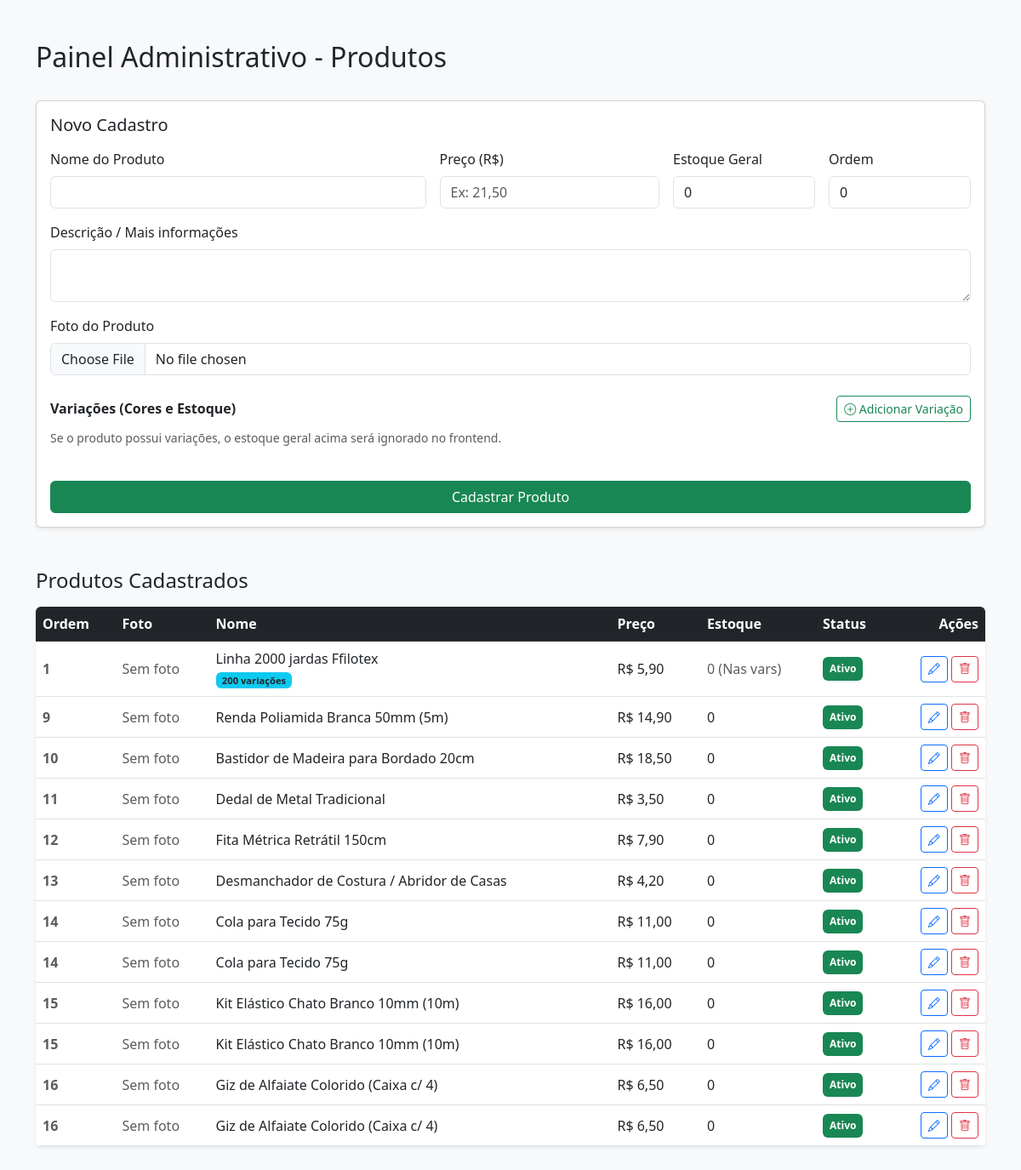
/admin.php (signed in), run on the app's committed database.
### tables this page shows
CREATE TABLE `produtos` (
  `id` int(11) NOT NULL,
  `nome` varchar(255) NOT NULL,
  `preco` decimal(10,2) NOT NULL,
  `descricao` text DEFAULT NULL,
  `imagem` varchar(255) DEFAULT NULL,
  `categoria_id` int(11) DEFAULT NULL,
  `ativo` tinyint(1) DEFAULT 1,
  `ordem` int(11) DEFAULT 0,
  `estoque` int(11) NOT NULL DEFAULT 0
);

### admin.php (the view, shortened to what this page needs)
<?php
include "config/conexao.php";
$prod_edit = null;
?>
<!DOCTYPE html>
<html lang="pt-BR">
<head>
    <link href="https://cdn.jsdelivr.net/npm/bootstrap@5.3.0/dist/css/bootstrap.min.css" rel="stylesheet">
    <link rel="stylesheet" href="https://cdn.jsdelivr.net/npm/bootstrap-icons@1.11.3/font/bootstrap-icons.min.css">
</head>
<body class="bg-light">
<div class="container py-5">
    <div class="d-flex justify-content-between align-items-center mb-4">
        <h2>Painel Administrativo - Produtos</h2>
    </div>
    <div class="card shadow-sm mb-5">
        <div class="card-body">
            <h5 class="card-title mb-3"><?= $prod_edit ? 'Editar Produto #'.$prod_edit['id'] : 'Novo Cadastro' ?></h5>
            <form action="admin.php" method="POST" enctype="multipart/form-data">
                <div class="row g-3">
                    <div class="col-md-5">
                        <label class="form-label">Nome do Produto</label>
                        <input type="text" name="nome" class="form-control" value="<?= $prod_edit ? htmlspecialchars($prod_edit['nome']) : '' ?>" required>
                    </div>
                    <div class="col-md-3">
                        <label class="form-label">Preço (R$)</label>
                        <input type="text" name="preco" class="form-control" placeholder="Ex: 21,50" value="<?= $prod_edit ? number_format($prod_edit['preco'], 2, ',', '') : '' ?>" required>
                    </div>
                    <div class="col-md-2">
                        <label class="form-label">Estoque Geral</label>
                        <input type="number" name="estoque" class="form-control" value="<?= $prod_edit ? (int)$prod_edit['estoque'] : '0' ?>" min="0" title="Para produtos sem variação">
                    </div>
                    <div class="col-md-2">
                        <label class="form-label">Ordem</label>
                        <input type="number" name="ordem" class="form-control" value="<?= $prod_edit ? (int)$prod_edit['ordem'] : '0' ?>">
                    </div>
                    <div class="col-12">
                        <label class="form-label">Descrição / Mais informações</label>
                        <textarea name="descricao" class="form-control" rows="2"><?= $prod_edit ? htmlspecialchars($prod_edit['descricao']) : '' ?></textarea>
                    </div>
                    <div class="col-md-12">
                        <label class="form-label">Foto do Produto <?= $prod_edit && $prod_edit['imagem'] ? '(Deixe em branco para manter a atual)' : '' ?></label>
                        <input type="file" name="imagem" class="form-control" accept="image/*">
                    </div>
                    <div class="col-12 mt-4">
                        <div class="d-flex justify-content-between align-items-center mb-2">
                            <h6 class="mb-0 fw-bold">Variações (Cores e Estoque)</h6>
                            <button type="button" class="btn btn-sm btn-outline-success" id="add-variation">
                                <i class="bi bi-plus-circle"></i> Adicionar Variação
                            </button>
                        </div>
                        <small class="text-muted d-block mb-3">Se o produto possui variações, o estoque geral acima será ignorado no frontend.</small>
                    </div>
                    <div class="col-md-12 mt-4">
                        <?php if ($prod_edit): ?>
                            <button type="submit" name="atualizar" class="btn btn-primary w-100">Salvar Alterações</button>
                        <?php else: ?>
                            <button type="submit" name="cadastrar" class="btn btn-success w-100">Cadastrar Produto</button>
                        <?php endif; ?>
                    </div>
                </div>
            </form>
        </div>
    </div>
    <h4 class="mb-3">Produtos Cadastrados</h4>
    <div class="table-responsive bg-white shadow-sm rounded">
        <table class="table table-hover align-middle mb-0">
            <thead class="table-dark">
                <tr>
                    <th>Ordem</th>
                    <th>Foto</th>
                    <th>Nome</th>
                    <th>Preço</th>
                    <th>Estoque</th>
                    <th>Status</th>
                    <th class="text-end">Ações</th>
                </tr>
            </thead>
            <tbody>
                <?php
                $resultado = $conn->query("SELECT * FROM produtos ORDER BY ordem ASC, id DESC");
                while ($prod = $resultado->fetch_assoc()):
                    $q_vars = $conn->query("SELECT COUNT(*) as qtd, SUM(estoque) as total_est FROM produto_variacoes WHERE produto_id = " . $prod['id'])->fetch_assoc();
                    $has_vars = $q_vars['qtd'] > 0;
                ?>
                <tr>
                    <td class="fw-bold text-muted"><?= isset($prod['ordem']) ? $prod['ordem'] : '0' ?></td>
                    <td>
                        <?php if ($prod['imagem']): ?>
                            <img src="<?= $prod['imagem'] ?>" alt="Foto" width="50" height="50" style="object-fit:cover; border-radius: 5px;">
                        <?php else: ?>
                            <span class="text-muted">Sem foto</span>
                        <?php endif; ?>
                    </td>
                    <td>
                        <?= htmlspecialchars($prod['nome']) ?>
                        <?php if($has_vars): ?>
                            <br><span class="badge bg-info text-dark" style="font-size: 0.7rem;"><?= $q_vars['qtd'] ?> variações</span>
                        <?php endif; ?>
                    </td>
                    <td>R$ <?= number_format($prod['preco'], 2, ',', '.') ?></td>
                    <td>
                        <?php if($has_vars): ?>
                            <span class="text-muted"><?= $q_vars['total_est'] ?> (Nas vars)</span>
                        <?php else: ?>
                            <?= $prod['estoque'] ?>
                        <?php endif; ?>
                    </td>
                    <td>
                        <a href="admin.php?status_id=<?= $prod['id'] ?>" class="text-decoration-none">
                            <span class="badge bg-<?= isset($prod['ativo']) && $prod['ativo'] ? 'success' : 'secondary' ?> cursor-pointer p-2">
                                <?= isset($prod['ativo']) && $prod['ativo'] ? 'Ativo' : 'Inativo' ?>
                            </span>
                        </a>
                    </td>
                    <td class="text-end">
                        <a href="admin.php?editar=<?= $prod['id'] ?>" class="btn btn-sm btn-outline-primary" title="Editar">
                            <i class="bi bi-pencil"></i>
                        </a>
                        <a href="admin.php?excluir=<?= $prod['id'] ?>" class="btn btn-sm btn-outline-danger" title="Excluir" onclick="return confirm('Tem certeza que deseja excluir este produto?');">
                            <i class="bi bi-trash"></i>
                        </a>
                    </td>
                </tr>
                <?php endwhile; ?>
            </tbody>
        </table>
    </div>
</div>
</body>
</html>

### admin.php (style rules this page uses)
.cursor-pointer { cursor: pointer; }

### data on the page
produtos: ordem "1", imagem "Sem foto", nome "Linha 2000 jardas Ffilotex", qtd "200", preco "5,90", total_est "0", ativo "Ativo"
produtos: ordem "9", imagem "Sem foto", nome "Renda Poliamida Branca 50mm (5m)", preco "14,90", estoque "0", ativo "Ativo"
produtos: ordem "10", imagem "Sem foto", nome "Bastidor de Madeira para Bordado 20cm", preco "18,50", estoque "0", ativo "Ativo"
produtos: ordem "11", imagem "Sem foto", nome "Dedal de Metal Tradicional", preco "3,50", estoque "0", ativo "Ativo"
produtos: ordem "12", imagem "Sem foto", nome "Fita Métrica Retrátil 150cm", preco "7,90", estoque "0", ativo "Ativo"
produtos: ordem "13", imagem "Sem foto", nome "Desmanchador de Costura / Abridor de Casas", preco "4,20", estoque "0", ativo "Ativo"
produtos: ordem "14", imagem "Sem foto", nome "Cola para Tecido 75g", preco "11,00", estoque "0", ativo "Ativo"
produtos: ordem "14", imagem "Sem foto", nome "Cola para Tecido 75g", preco "11,00", estoque "0", ativo "Ativo"
produtos: ordem "15", imagem "Sem foto", nome "Kit Elástico Chato Branco 10mm (10m)", preco "16,00", estoque "0", ativo "Ativo"
produtos: ordem "15", imagem "Sem foto", nome "Kit Elástico Chato Branco 10mm (10m)", preco "16,00", estoque "0", ativo "Ativo"
produtos: ordem "16", imagem "Sem foto", nome "Giz de Alfaiate Colorido (Caixa c/ 4)", preco "6,50", estoque "0", ativo "Ativo"
produtos: ordem "16", imagem "Sem foto", nome "Giz de Alfaiate Colorido (Caixa c/ 4)", preco "6,50", estoque "0", ativo "Ativo"
